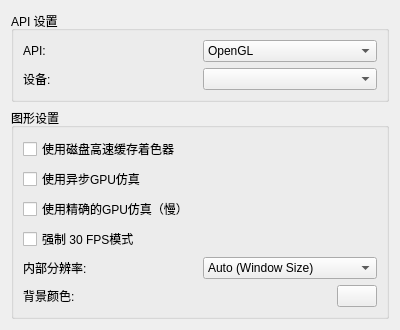
<?xml version="1.0" encoding="UTF-8"?>
<ui version="4.0">
 <class>ConfigureGraphics</class>
 <widget class="QWidget" name="ConfigureGraphics">
  <property name="geometry">
   <rect>
    <x>0</x>
    <y>0</y>
    <width>400</width>
    <height>321</height>
   </rect>
  </property>
  <property name="windowTitle">
   <string>Form</string>
  </property>
  <layout class="QVBoxLayout" name="verticalLayout">
   <item>
    <layout class="QVBoxLayout" name="verticalLayout_3">
     <item>
      <widget class="QGroupBox" name="groupBox_2">
       <property name="title">
        <string>API 设置</string>
       </property>
       <layout class="QVBoxLayout" name="verticalLayout_5">
        <item>
         <layout class="QHBoxLayout" name="horizontalLayout_4">
          <item>
           <widget class="QLabel" name="label_2">
            <property name="text">
             <string>API:</string>
            </property>
           </widget>
          </item>
          <item>
           <widget class="QComboBox" name="api">
            <item>
             <property name="text">
              <string notr="true">OpenGL</string>
             </property>
            </item>
            <item>
             <property name="text">
              <string notr="true">Vulkan</string>
             </property>
            </item>
           </widget>
          </item>
         </layout>
        </item>
        <item>
         <layout class="QHBoxLayout" name="horizontalLayout_5">
          <item>
           <widget class="QLabel" name="label_3">
            <property name="text">
             <string>设备:</string>
            </property>
           </widget>
          </item>
          <item>
           <widget class="QComboBox" name="device"/>
          </item>
         </layout>
        </item>
       </layout>
      </widget>
     </item>
     <item>
      <widget class="QGroupBox" name="groupBox">
       <property name="title">
        <string>图形设置</string>
       </property>
       <layout class="QVBoxLayout" name="verticalLayout_2">
        <item>
         <widget class="QCheckBox" name="use_disk_shader_cache">
          <property name="text">
           <string>使用磁盘高速缓存着色器</string>
          </property>
         </widget>
        </item>
        <item>
         <widget class="QCheckBox" name="use_asynchronous_gpu_emulation">
          <property name="text">
           <string>使用异步GPU仿真</string>
          </property>
         </widget>
        </item>
        <item>
         <widget class="QCheckBox" name="use_accurate_gpu_emulation">
          <property name="text">
           <string>使用精确的GPU仿真（慢）</string>
          </property>
         </widget>
        </item>
        <item>
         <widget class="QCheckBox" name="force_30fps_mode">
          <property name="text">
           <string>强制 30 FPS模式</string>
          </property>
         </widget>
        </item>
        <item>
         <layout class="QHBoxLayout" name="horizontalLayout_2">
          <item>
           <widget class="QLabel" name="label">
            <property name="text">
             <string>内部分辨率:</string>
            </property>
           </widget>
          </item>
          <item>
           <widget class="QComboBox" name="resolution_factor_combobox">
            <item>
             <property name="text">
              <string>Auto (Window Size)</string>
             </property>
            </item>
            <item>
             <property name="text">
              <string>Native (1280x720)</string>
             </property>
            </item>
            <item>
             <property name="text">
              <string>2x Native (2560x1440)</string>
             </property>
            </item>
            <item>
             <property name="text">
              <string>3x Native (3840x2160)</string>
             </property>
            </item>
            <item>
             <property name="text">
              <string>4x Native (5120x2880)</string>
             </property>
            </item>
           </widget>
          </item>
         </layout>
        </item>
        <item>
         <layout class="QHBoxLayout" name="horizontalLayout_3">
          <item>
           <widget class="QLabel" name="bg_label">
            <property name="text">
             <string>背景颜色:</string>
            </property>
           </widget>
          </item>
          <item>
           <widget class="QPushButton" name="bg_button">
            <property name="maximumSize">
             <size>
              <width>40</width>
              <height>16777215</height>
             </size>
            </property>
           </widget>
          </item>
         </layout>
        </item>
       </layout>
      </widget>
     </item>
    </layout>
   </item>
   <item>
    <spacer name="verticalSpacer">
     <property name="orientation">
      <enum>Qt::Vertical</enum>
     </property>
     <property name="sizeHint" stdset="0">
      <size>
       <width>20</width>
       <height>40</height>
      </size>
     </property>
    </spacer>
   </item>
  </layout>
 </widget>
 <resources/>
 <connections/>
</ui>
